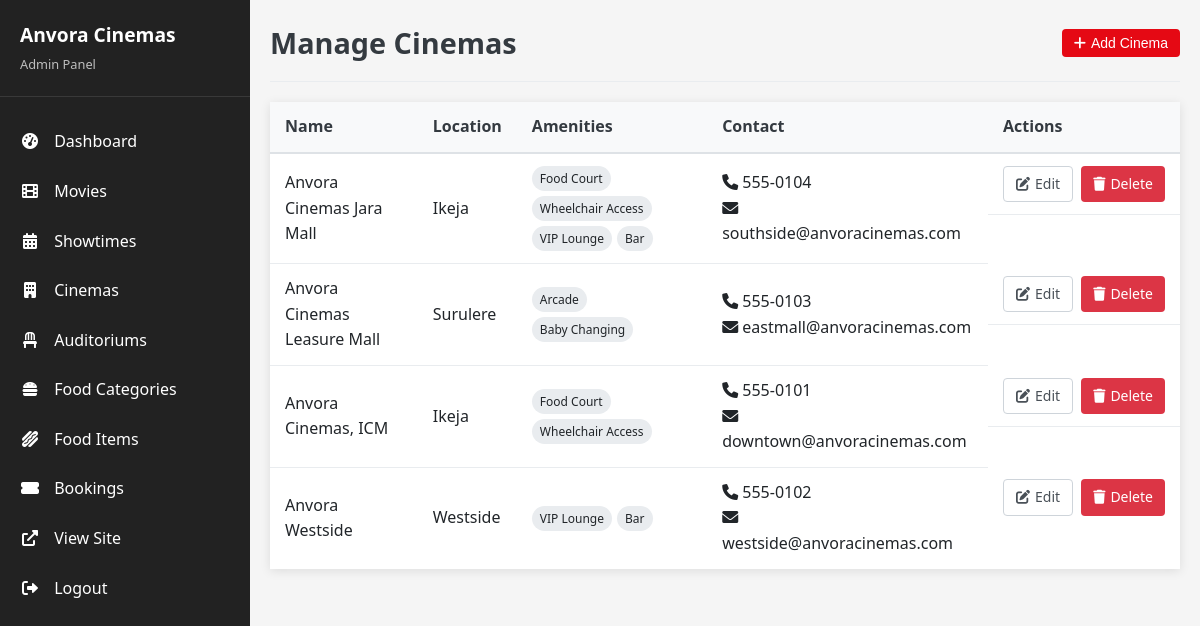
The page /admin/cinemas.php (signed in) on the database its author committed.
### tables this page shows
CREATE TABLE `cinemas` (
  `cinema_id` int(11) NOT NULL,
  `name` varchar(100) NOT NULL,
  `location` varchar(255) NOT NULL,
  `address` text NOT NULL,
  `contact_phone` varchar(20) DEFAULT NULL,
  `contact_email` varchar(100) DEFAULT NULL,
  `amenities` text DEFAULT NULL COMMENT 'JSON array of amenities',
  `image` varchar(255) DEFAULT NULL,
  `latitude` decimal(10,8) DEFAULT NULL,
  `longitude` decimal(11,8) DEFAULT NULL,
  `created_at` timestamp NOT NULL DEFAULT current_timestamp()
);

### admin/cinemas.php (the view, shortened to what this page needs)
<?php
require_once '../config.php';
$cinemas = $conn->query("SELECT * FROM cinemas ORDER BY name ASC");
include __DIR__ . '/header.php';
?>
<div class="admin-container">
    <?php include __DIR__ . '/sidebar.php'; ?>
    <div class="admin-content">
        <div class="admin-header">
            <h1 class="admin-title">Manage Cinemas</h1>
            <button onclick="document.getElementById('cinema-form').style.display='block'"
                    class="btn btn-primary">
                <i class="fas fa-plus"></i> Add Cinema
            </button>
        </div>
        <table class="cinema-table">
            <thead>
                <tr>
                    <th>Name</th>
                    <th>Location</th>
                    <th>Amenities</th>
                    <th>Contact</th>
                    <th>Actions</th>
                </tr>
            </thead>
            <tbody>
                <?php while ($cinema = $cinemas->fetch_assoc()):
                    $cinema_amenities = json_decode($cinema['amenities'], true);
                ?>
                <tr>
                    <td><?= htmlspecialchars($cinema['name']) ?></td>
                    <td><?= htmlspecialchars($cinema['location']) ?></td>
                    <td>
                        <?php if (!empty($cinema_amenities)): ?>
                            <div class="amenities-list">
                                <?php foreach ($cinema_amenities as $amenity): ?>
                                    <span class="amenity-tag"><?= htmlspecialchars($amenity) ?></span>
                                <?php endforeach; ?>
                            </div>
                        <?php else: ?>
                            <span>-</span>
                        <?php endif; ?>
                    </td>
                    <td>
                        <?php if (!empty($cinema['contact_phone'])): ?>
                            <div><i class="fas fa-phone"></i> <?= htmlspecialchars($cinema['contact_phone']) ?></div>
                        <?php endif; ?>
                        <?php if (!empty($cinema['contact_email'])): ?>
                            <div><i class="fas fa-envelope"></i> <?= htmlspecialchars($cinema['contact_email']) ?></div>
                        <?php endif; ?>
                    </td>
                    <td class="cinema-actions">
                        <a href="cinemas.php?edit=<?= $cinema['cinema_id'] ?>" class="btn btn-outline">
                            <i class="fas fa-edit"></i> Edit
                        </a>
                        <a href="cinemas.php?delete=<?= $cinema['cinema_id'] ?>" class="btn btn-danger"
                           onclick="return confirm('Are you sure you want to delete this cinema?')">
                            <i class="fas fa-trash"></i> Delete
                        </a>
                    </td>
                </tr>
                <?php endwhile; ?>
            </tbody>
        </table>
    </div>
</div>
</body>
</html>

### css/admin.css (style rules this page uses)
:root { --primary: #e50914; --primary-dark: #c40812; --secondary: #222222; --secondary-light: #333333; --light: #f5f5f5; --light-gray: #e9ecef; --dark: #212529; --white: #ffffff; --success: #28a745; --warning: #ffc107; --danger: #dc3545; --info: #17a2b8; }
body { font-family: 'Segoe UI', Tahoma, Geneva, Verdana, sans-serif; line-height: 1.6; color: var(--dark); background-color: var(--light); margin: 0; padding: 0; }
a { text-decoration: none; color: var(--primary); transition: color 0.3s; }
.admin-container { display: flex; min-height: 100vh; }
.admin-content { flex: 1; margin-left: 250px; padding: 20px; background-color: var(--light); }
.admin-header { display: flex; justify-content: space-between; align-items: center; margin-bottom: 30px; padding-bottom: 20px; border-bottom: 1px solid var(--light-gray); }
.admin-title { margin: 0; color: var(--secondary); font-size: 1.8rem; }
.btn { display: inline-block; padding: 10px 20px; border-radius: 4px; font-weight: 500; font-size: 0.9rem; transition: all 0.3s; cursor: pointer; border: none; }
.btn-primary { background-color: var(--primary); color: var(--white); }
.btn-outline { background-color: transparent; color: var(--secondary); border: 1px solid var(--secondary); }
.btn-danger { background-color: var(--danger); color: var(--white); }

### admin/cinemas.php (style rules this page uses)
.admin-container { display: flex; min-height: 100vh; }
.admin-content { flex: 1; padding: 20px; }
.admin-header { display: flex; justify-content: space-between; align-items: center; margin-bottom: 20px; padding-bottom: 15px; border-bottom: 1px solid #e9ecef; }
.admin-title { margin: 0; color: #343a40; }
.cinema-table { width: 100%; border-collapse: collapse; background: white; box-shadow: 0 2px 10px rgba(0,0,0,0.1); margin-top: 20px; }
.cinema-table th { background-color: #f8f9fa; padding: 12px 15px; text-align: left; font-weight: 600; color: #343a40; border-bottom: 2px solid #dee2e6; }
.cinema-table td { padding: 12px 15px; border-bottom: 1px solid #e9ecef; vertical-align: middle; }
.cinema-table tr:last-child td { border-bottom: none; }
.cinema-actions { display: flex; gap: 8px; white-space: nowrap; }
.btn { display: inline-flex; align-items: center; justify-content: center; padding: 6px 12px; border-radius: 4px; font-size: 14px; font-weight: 500; cursor: pointer; transition: all 0.2s; }
.btn-primary { background-color: #e50914; color: white; border: none; }
.btn-outline { background-color: transparent; border: 1px solid #ced4da; color: #495057; }
.btn-danger { background-color: #dc3545; color: white; border: none; }
.btn i { margin-right: 5px; font-size: 14px; }
.amenities-list { display: flex; flex-wrap: wrap; gap: 5px; }
.amenity-tag { display: inline-block; padding: 3px 8px; background-color: #e9ecef; border-radius: 20px; font-size: 12px; }

### rows shown on the page
cinemas: name "Anvora Cinemas Jara Mall", location "Ikeja", amenities "Food Court", amenities "Wheelchair Access", amenities "VIP Lounge", amenities "Bar", contact_phone "555-0104", contact_email "southside@anvoracinemas.com"
cinemas: name "Anvora Cinemas Leasure Mall", location "Surulere", amenities "Arcade", amenities "Baby Changing", contact_phone "555-0103", contact_email "eastmall@anvoracinemas.com"
cinemas: name "Anvora Cinemas, ICM", location "Ikeja", amenities "Food Court", amenities "Wheelchair Access", contact_phone "555-0101", contact_email "downtown@anvoracinemas.com"
cinemas: name "Anvora Westside", location "Westside", amenities "VIP Lounge", amenities "Bar", contact_phone "555-0102", contact_email "westside@anvoracinemas.com"
